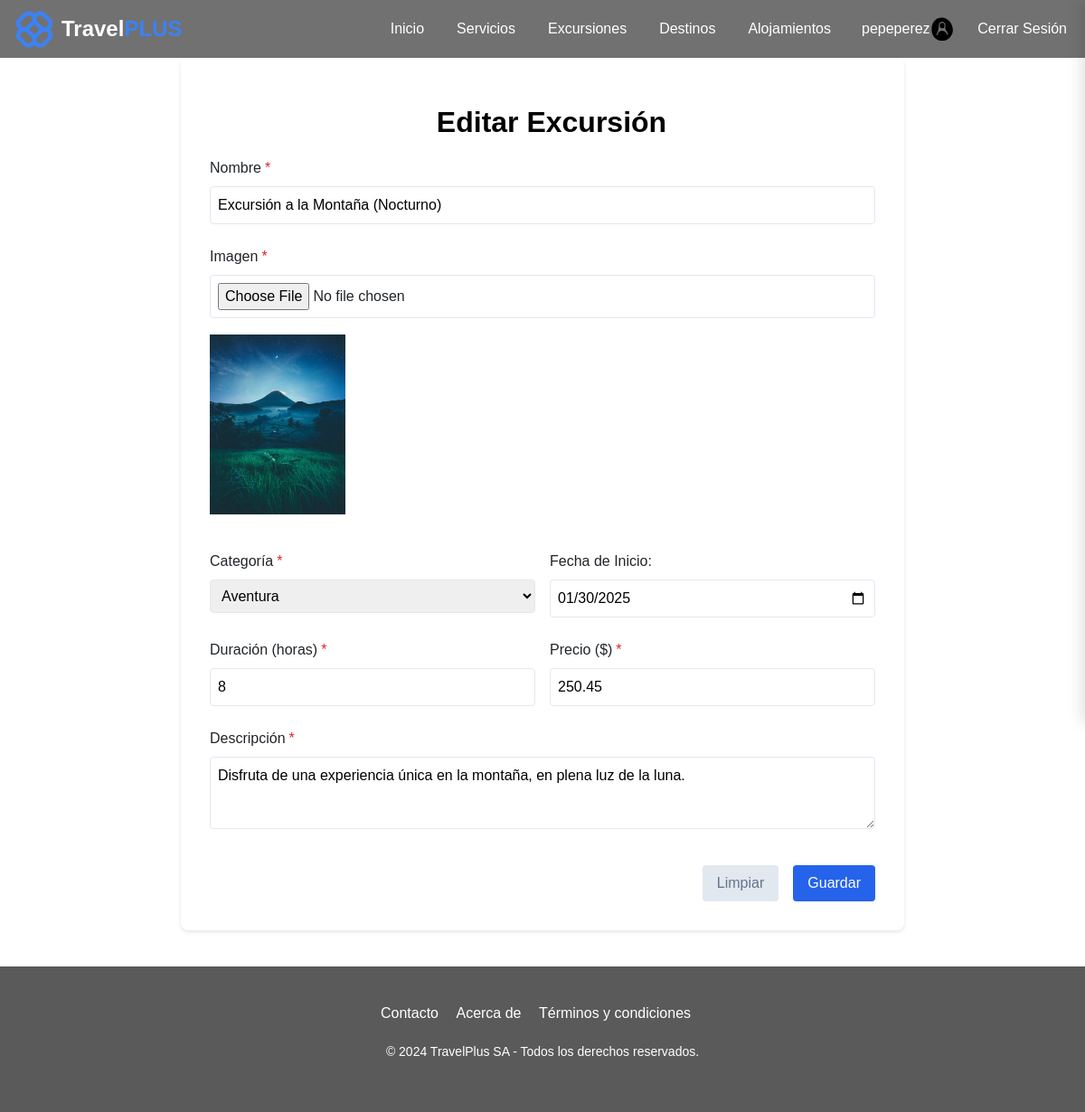
The app's page /index.php?app=excursion&action=view_edit&id=18 (signed in) with its own data.
### tables this page shows
CREATE TABLE `excursion` (
  `id` int(11) NOT NULL,
  `title` varchar(125) NOT NULL,
  `image_route` varchar(255) NOT NULL,
  `description` text NOT NULL,
  `duration` int(11) NOT NULL,
  `price` double(5,2) NOT NULL,
  `category_id` int(11) NOT NULL,
  `start_date` date NOT NULL,
  `create_at` timestamp NOT NULL DEFAULT current_timestamp(),
  `update_at` timestamp NOT NULL DEFAULT current_timestamp()
);

CREATE TABLE `category` (
  `id` int(11) NOT NULL,
  `name` varchar(50) NOT NULL
);

### index.php (called while the page is built, shortened)
<?php
    $function = (!empty($_REQUEST['action'])) ? htmlentities($_REQUEST['action']) : DEFAULT_METHOD;
    $app = new $controller;
    $app->$function();
?>

### config/Connection.php (called while the page is built)
<?php
class Connection
{
    public static function getConnection()
    {
        $connection = null;
        try {
            $connection = new PDO(
                'mysql:host=localhost;dbname='. DB_NAME,
                DB_USERNAME,
                DB_PASSWORD
            );
            $connection->exec("SET NAMES 'utf8mb4'");
            $connection->setAttribute(
                PDO::ATTR_ERRMODE,
                PDO::ERRMODE_EXCEPTION
            );
        } catch (Exception $e) {
            echo "Error: " . $e->getMessage();
            die("error " . $e->getMessage());
        }
        return $connection;
    }
}
?>

### model/dao/ExcursionDao.php (called while the page is built, shortened)
<?php
require_once './config/Connection.php';
class ExcursionDao
{
    private $conn;
    public function __construct()
    {
        $this->conn = Connection::getConnection();
    }
    public function getExcursionById($id)
    {
        $sql = "SELECT * FROM excursion WHERE id = :id";
        try{
            $stmt = $this->conn->prepare($sql);
            $stmt->bindParam(':id', $id, PDO::PARAM_INT);
            $stmt->execute();
            return $stmt->fetch(PDO::FETCH_ASSOC);
        }
        catch (PDOException $err) {
            echo $err->getMessage();
        }
    }
}
?>

### model/dao/CategoryDao.php (called while the page is built)
<?php
require_once './config/Connection.php';
class CategoryDao{
    private $conn;
    public function __construct()
    {
        $this->conn = Connection::getConnection();
    }
    public function getAllCategory(){
        $query = "SELECT * FROM category";
        try {
            $stmt = $this->conn->prepare($query);
            $stmt->execute();
            $result = $stmt->fetchAll();
            return $result;
        } catch (PDOException $err) {
            echo "Error: " . $err->getMessage();
        }
    }
}
?>

### view/excursions/excursions.edit.php (the view, shortened to what this page needs)
<main class="container">
    <h1 style="font-size: 2rem; text-align: center; font-weight: bold; padding-left: 20px; margin: 20px 0;">Editar Excursión</h1>
    <form method="POST" action="index.php?app=excursion&action=edit" id="excursionForm" class="form-grid" novalidate enctype="multipart/form-data">
        <section class="form-group">
            <label for="nombre" class="required">Nombre</label>
            <input type="text" id="nombre" name="nombre" value="<?php echo $excursion['title']; ?>" required>
        </section>
        <section class="form-group">
            <label for="imagen" class="required">Imagen</label>
            <input type="file" id="image" name="image">
            <?php if (!empty($excursion['image_route'])): ?>
                <figure>
                    <img src="./assets/images/uploads/excursions/<?php echo $excursion['image_route']; ?>" alt="Imagen de la excursión" style="width: 150px; margin-top: 10px;">
                </figure>
            <?php endif; ?>
        </section>
        <section class="form-row">
            <section class="form-group">
                <label for="categoria" class="required">Categoría</label>
                <select id="categoria" name="categoria" required>
                    <?php foreach ($categorias as $categoria): ?>
                        <option value="<?php echo $categoria['id']; ?>" <?php if ($categoria['id'] == $excursion['category_id']) echo 'selected'; ?>>
                            <?php echo $categoria['name']; ?>
                        </option>
                    <?php endforeach; ?>
                </select>
            </section>
            <section class="form-group">
                <label for="fecha_inicio">Fecha de Inicio:</label>
                <input type="date" id="fecha_inicio" name="fecha_inicio" value="<?php echo $excursion['start_date']; ?>" required>
            </section>
        </section>
        <section class="form-row">
            <section class="form-group">
                <label for="duracion" class="required">Duración (horas)</label>
                <input type="number" id="duracion" name="duracion" value="<?php echo $excursion['duration']; ?>" min="1" required>
            </section>
            <section class="form-group">
                <label for="precio" class="required">Precio ($)</label>
                <input type="number" id="precio" name="precio" value="<?php echo $excursion['price']; ?>" min="0" step="0.01" required>
            </section>
        </section>
        <section class="form-group">
            <label for="descripcion" class="required">Descripción</label>
            <textarea id="descripcion" name="descripcion" required><?php echo $excursion['description']; ?></textarea>
        </section>
        <section class="actions">
            <button type="reset" class="btn-secondary">Limpiar</button>
            <button type="submit" class="btn-primary">Guardar</button>
        </section>
    </form>
</main>

### assets/css/style.css (style rules this page uses)
:root { --color-primary: #3B82F6; --color-secondary: #6366F1; --color-tertiary: #F87171; --color-success: #10B981; --color-warning: #F59E0B; --color-dark: #111827; --color-light: #F9FAFB; --color-gray: #878787; --color-gray-light: #D1D5DB; --color-gray-dark: #4B5563; --color-white: #fff; }
* { margin: 0; padding: 0; box-sizing: border-box; }
body { font-family: Arial, sans-serif; min-height: 100vh; display: flex; flex-direction: column; margin: 0; }
main { flex: 1 1 auto; width: 100%; min-height: 0; }

### assets/css/contacto.css (style rules this page uses)
h1, h2 { color: black; }

### assets/css/nosotros.css (style rules this page uses)
:root { --primary-color: #004d99; --secondary-color: #e6f2ff; --accent-color: #ff6b6b; --text-color: #333; --light-bg: #f8f9fa; }

### assets/css/excursion_new.css (style rules this page uses)
:root { --primary: #2563eb; --error: #dc2626; --gray: #64748b; }
.container { max-width: 800px; margin: auto; background: white; padding: 2rem; border-radius: 8px; box-shadow: 0 2px 4px rgba(0, 0, 0, 0.1); }
.form-grid { display: grid; gap: 1.5rem; }
.form-row { display: grid; grid-template-columns: repeat(auto-fit, minmax(200px, 1fr)); gap: 1rem; }
.form-group { display: flex; flex-direction: column; gap: 0.5rem; }
label { font-weight: 500; }
.required::after { content: "*"; color: var(--error); margin-left: 0.25rem; }
input, select, textarea { padding: 0.5rem; border: 1px solid #e2e8f0; border-radius: 4px; }
textarea { min-height: 80px; }
.actions { display: flex; gap: 1rem; justify-content: flex-end; margin-top: 1rem; }
button { padding: 0.5rem 1rem; border: none; border-radius: 4px; cursor: pointer; }
.btn-primary { background: var(--primary); color: white; }
.btn-secondary { background: #e2e8f0; color: var(--gray); }

### records on screen
excursion: nombre "Excursión a la Montaña (Nocturno)", image_route (picture), categoria "Aventura", fecha_inicio "01/30/2025", duracion "8", precio "250.45", descripcion "Disfruta de una experiencia única en la montaña, en plena luz de la luna."

### other values on screen
$_SESSION['username'] "pepeperez"
